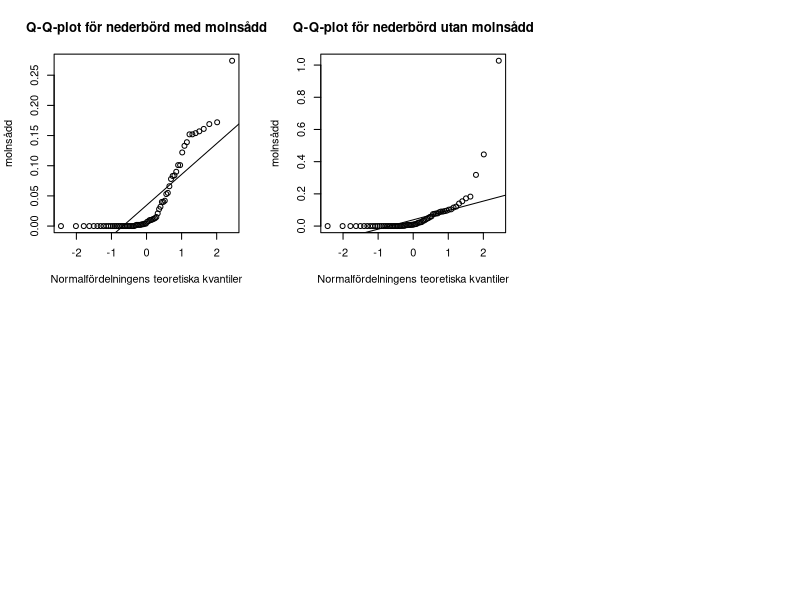
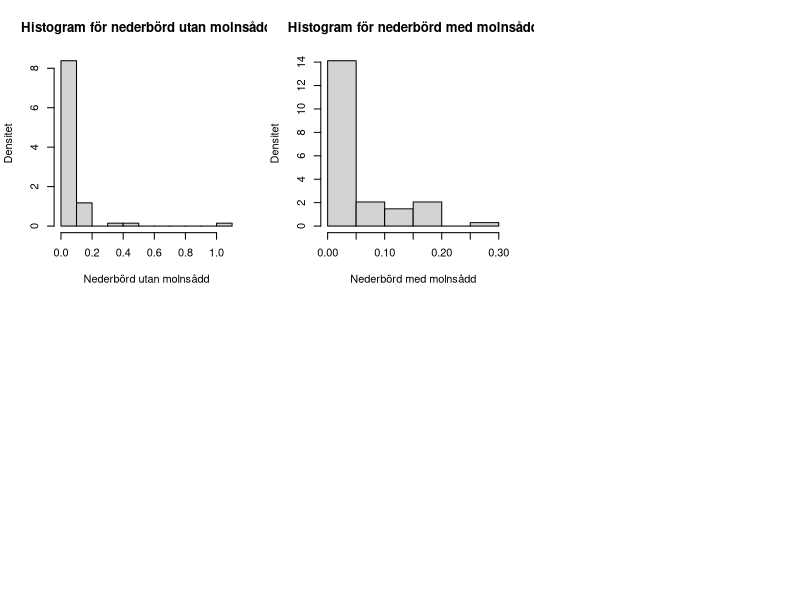
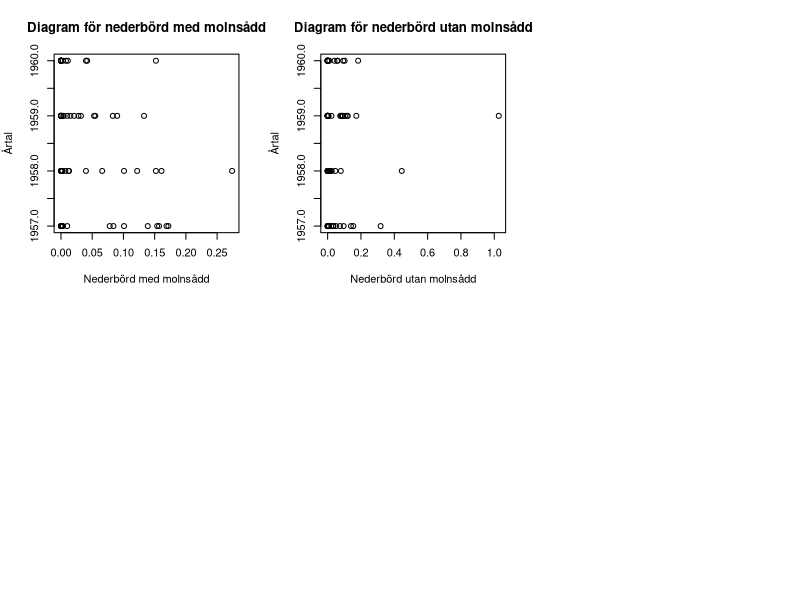
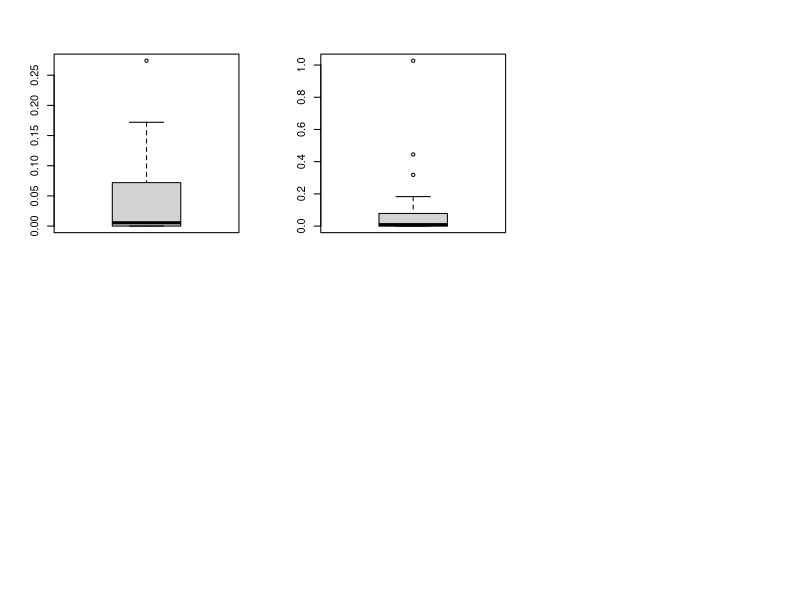
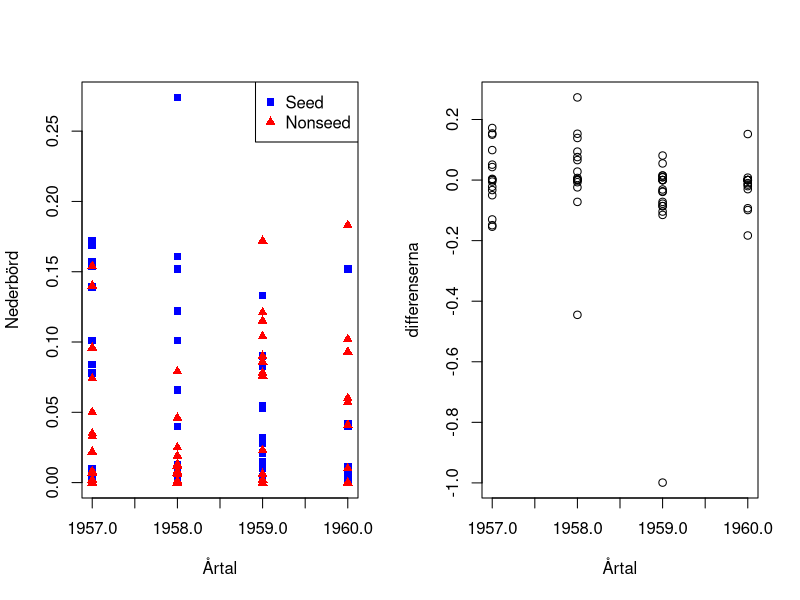
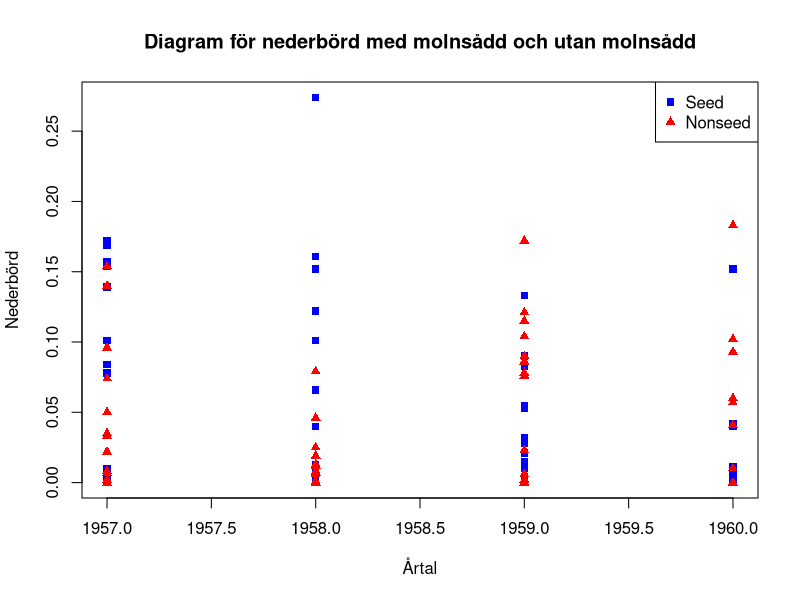
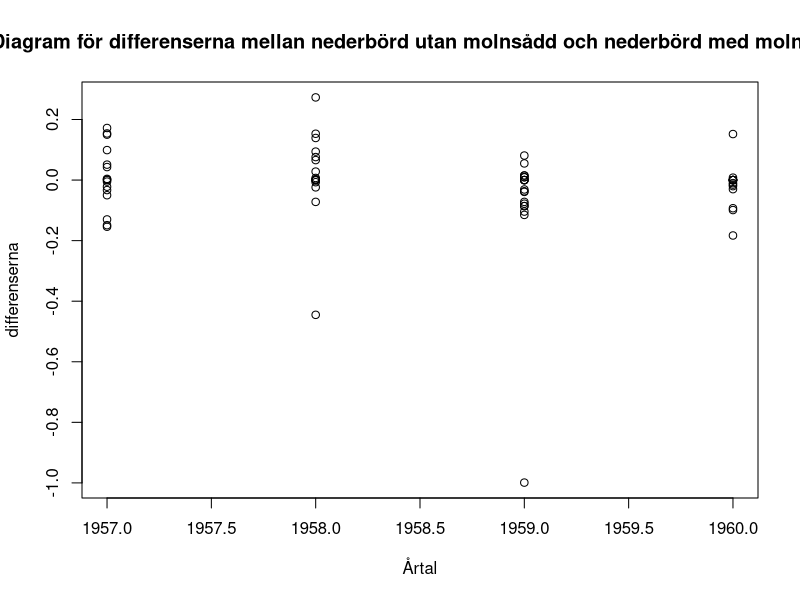
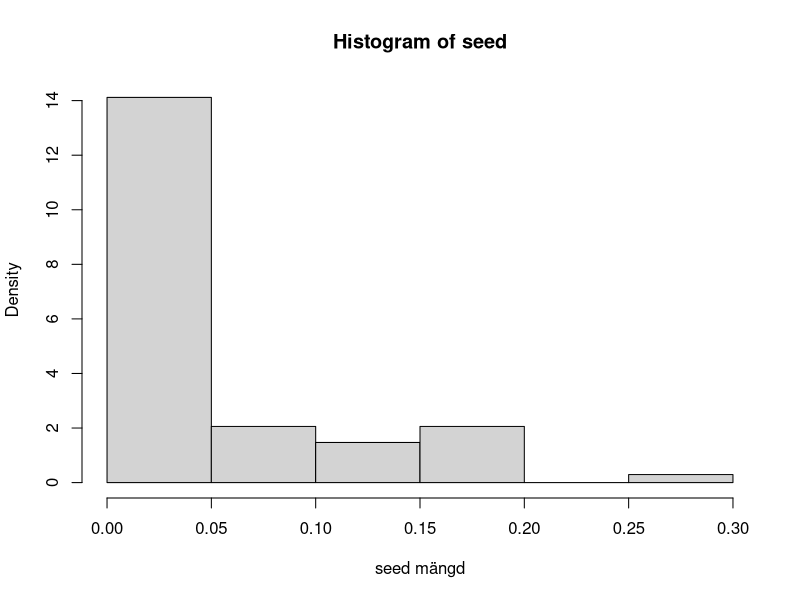

These charts were generated, in order, by the following R code:
## ---- chunk 1
z <- 1.72 # observerat värde på teststatistika
2 * (1- pnorm(z)) #p-värde för tvåsidigt test
1 - pnorm(z) # p-värde för ensidigt test

## ---- chunk 2
t.test(1:10, alternative = "greater", mu = 4.5, conf.level = 0.9) #p-värde för nollhypotesen är 16,18%
t.test(1:10, alternative = "less", mu = 4.5, conf.level = 0.9) #p-värde för nollhypotesen är 83,82%
t.test(1:10, alternative = "two.sided", mu = 4.5, conf.level = 0.9) #p-värde för nollhypotesen är 32,35%
## ---- chunk 3
#t.test(1:10, 1:10, alternative = "greater", mu = 4.5, conf.level = 0.9)

## ---- chunk 4
x <- rnorm(100,0,0)
y <- rnorm(100,0,0)
t.test(1:10, 1:20, alternative = "greater", mu = 0, conf.level = 0.9) #p-värde för nollhypotesen är 99,76%
t.test(1:10, 1:20, alternative = "greater", mu = 0, var.equal = TRUE, conf.level = 0.9) #p-värde för nollhypotesen med Welch–Satterthwaites metod är 99,07%

## ---- chunk 5
x = 1:10
y = 1:20
d <- x - y
t.test(d, alternative = "greater", mu = 0, conf.level = 0.9) #p-värde för nollhypotesen för parvist beroende stickprov är 99,98%
#t.test(1:10, 1:10, alternative = "greater", mu = 0, paired = TRUE, conf.level = 0.9)
## ---- chunk 6
#set.seed(17761122)
#x <- rnorm(1000,0,6)
wilcox.test(rnorm(10),rnorm(10,2), alternative = "greater", mu = 0, conf.int = TRUE, conf.level = 0.9, exact = FALSE) #p-värde med Wilcoxons teckenrangtest är 99,99%
## ---- chunk 7
x <- c(1,2,3,4,5,6)
y <- c(2,4,6,8,10,12)
wilcox.test(x,y, alternative = "greater", mu = 4.5, conf.level = 0.9) # p-värde är 1
## ---- chunk 8
arizona <- read.csv("arizona.csv", header = FALSE) #Yinyi testa använda denna istället
year <- arizona$V1
seed <- arizona$V2
nonseed <- arizona$V3
old_par <- par(mfrow = c(2,3))
qqnorm(seed,main = 'Q-Q-plot för nederbörd med molnsådd', ylab= 'Nederbörd med
molnsådd', xlab= 'Normalfördelningens teoretiska kvantiler')
qqline(seed)
qqnorm(nonseed,main = 'Q-Q-plot för nederbörd utan molnsådd', ylab= 'Nederbörd utan
molnsådd', xlab= 'Normalfördelningens teoretiska kvantiler')
qqline(nonseed)
par(old_par)
old_par <- par(mfrow = c(2,3))
hist(nonseed,prob = TRUE, main = 'Histogram för nederbörd utan molnsådd', ylab =
       'Densitet', xlab = 'Nederbörd utan molnsådd')
hist(seed,prob = TRUE, main = 'Histogram för nederbörd med molnsådd', ylab =
       'Densitet', xlab = 'Nederbörd med molnsådd')
par(old_par)
old_par <- par(mfrow = c(2,3))
plot(seed,year,main = 'Diagram för nederbörd med molnsådd', xlab= '
Nederbörd med molnsådd', ylab = 'Årtal')
plot(nonseed,year,main = 'Diagram för nederbörd utan molnsådd', xlab= '
Nederbörd utan molnsådd', ylab = 'Årtal')
par(old_par)
old_par <- par(mfrow = c(2,3))
boxplot(seed)
boxplot(nonseed)
par(old_par)
## ---- chunk 9
differ <- seed-nonseed
old_par <- par(mfrow = c(1,2))
plot(year,seed, xlab= '
Årtal', ylab = 'Nederbörd',
pch = 15,
col ="blue")
points(year,nonseed,
       pch = 17,  # Solid triangles
       col = "red")
legend("topright", 
       legend = c("Seed", "Nonseed"), 
       pch = c(15, 17),  # Shapes corresponding to seed and nonseed
       col = c("blue", "red"))  # Colors corresponding to seed and nonseed
plot(year,differ, ylab= 'differenserna', xlab = 'Årtal')
par(old_par)
## ---- chunk 10
plot(year, seed, 
     main = 'Diagram för nederbörd med molnsådd och utan molnsådd', 
     xlab = 'Årtal', 
     ylab = 'Nederbörd', 
     pch = 15,  # Solid squares for seed
     col = "blue")
points(year, nonseed, 
       pch = 17,  # Solid triangles for nonseed
       col = "red")

# Add a legend
legend("topright", 
       legend = c("Seed", "Nonseed"), 
       pch = c(15, 17),  # Shapes corresponding to seed and nonseed
       col = c("blue", "red"))  # Colors corresponding to seed and nonseed
## ---- chunk 11
plot(year,differ,main = 'Diagram för differenserna mellan nederbörd utan molnsådd och nederbörd med molnsådd', ylab= 'differenserna', xlab = 'Årtal')
## ---- chunk 12
hist(seed,probability = TRUE, 
     xlab = "seed mängd")
## ---- chunk 13
qqnorm(seed)
qqline(seed)
## ---- chunk 14
hist(seed,probability = TRUE, 
     xlab = "Nonseed mängd")
## ---- chunk 15
qqnorm(nonseed)
qqline(nonseed)
## ---- chunk 16
wilcox.test(seed,nonseed, alternative = "greater", mu = 0, conf.level = 0.95)
## ---- chunk 17
wilcox.test(differ, alternative = "greater", mu = 0, conf.level = 0.95)
## ---- chunk 18
oregon <- read.csv("oregon.csv", header = FALSE) #Yinyi testa använda denna istället
trial <- oregon$V1
typ1 <- oregon$V2
typ2 <- oregon$V3
## ---- chunk 19
nonseed1 <- typ1[trial == 1]
seed1 <- typ1[trial == 2]
nonseed2 <- typ2[trial == 1]
seed2 <- typ2[trial == 2]
